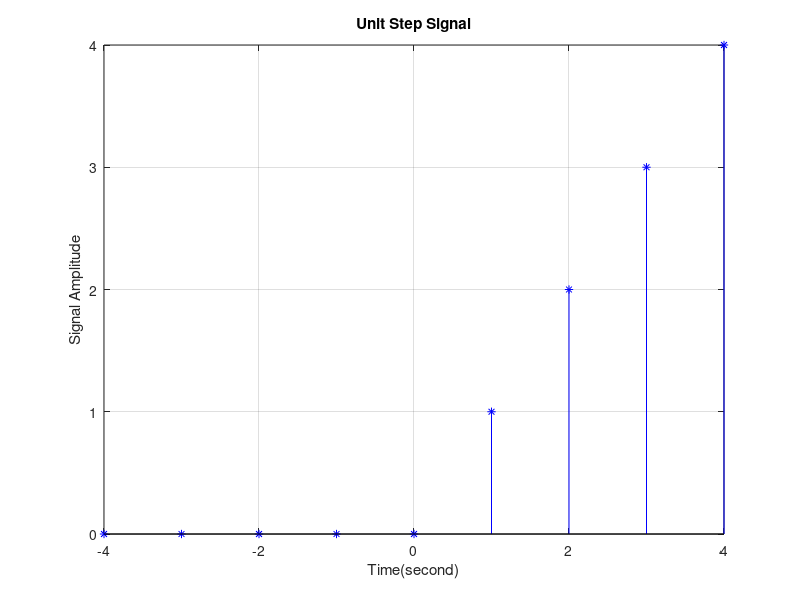
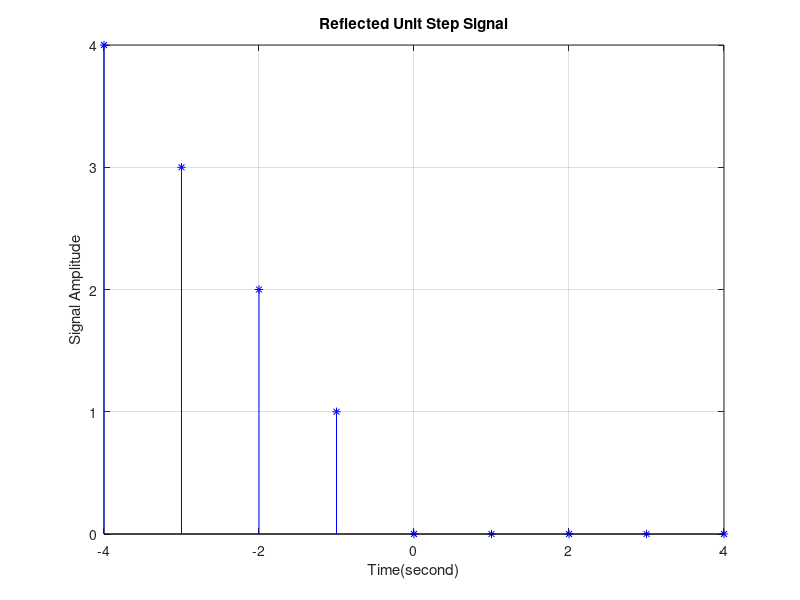
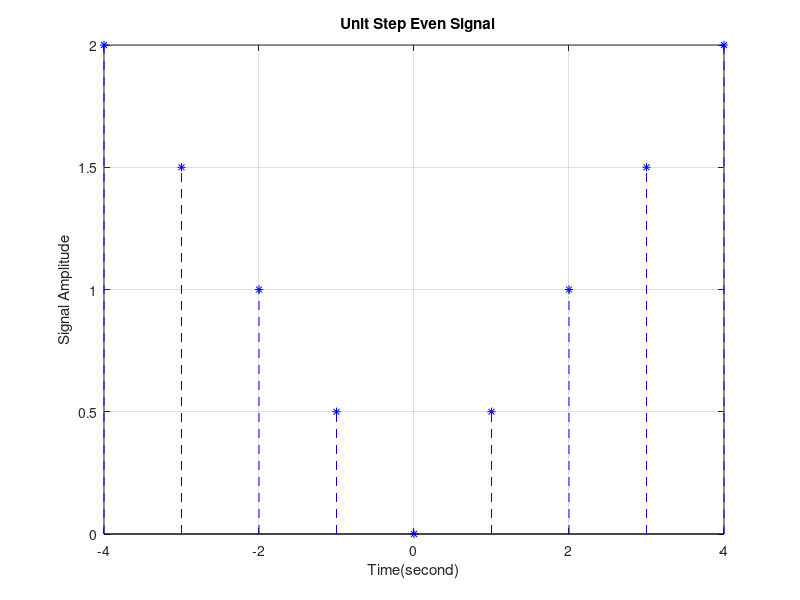
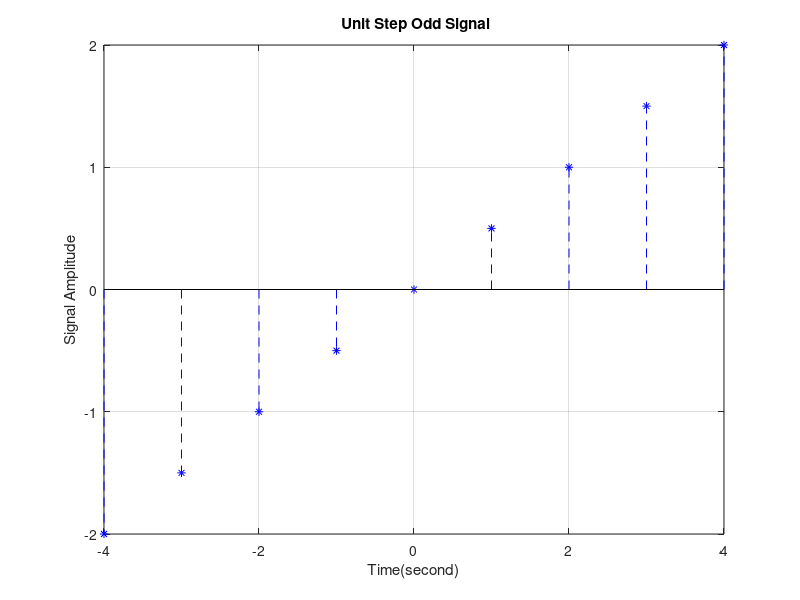

Write the MATLAB code that produced these figures, in order.
clc;    close all;  clear;

%Generate Unit Ramp Signlal

time_negative=-4;   time_positive=4;
n=time_negative:1:time_positive;
index_t=0;

for ii=n
    index_t=index_t+1;

    if ii==0 || ii>0
        u=ii;
    else
        u=0;
    end
    n(2,index_t)=u;
end

figure(1)
%plot(n(1,:),n(2,:),'b*');
stem(n(1,:),n(2,:),'b*');
xlabel('Time(second)');
ylabel('Signal Amplitude');
title('Unit Step Signal');
grid on

%Reflected Part

n_ref=time_negative:1:time_positive;
ind=0;
ind_ref=(time_positive*2)+1;

for ii=n_ref
    ind=ind+1;
    n_ref(2,ind)=n(2,ind_ref);
    ind_ref=ind_ref-1;
end

figure(2)
%plot(n_ref(1,:),n_ref(2,:),'b*');
stem(n_ref(1,:),n_ref(2,:),'b*');
xlabel('Time(second)');
ylabel('Signal Amplitude');
title('Reflected Unit Step Signal');
grid on

% Generating Even-Odd Signal

even_signal = (1/2)*(n(2,:) + n_ref(2,:));

odd_signal = (1/2)*(n(2,:) - n_ref(2,:));

% Plotting Odd Signal

figure(3)
%plot(n(1,:),even_signal(1,:),'b--*');
stem(n(1,:),even_signal(1,:),'b--*');
xlabel('Time(second)');
ylabel('Signal Amplitude');
title('  Unit Step Even Signal');
grid on

% Plotting Even Signal

figure(4)
%plot(n(1,:),odd_signal(1,:),'b--*');
stem(n(1,:),odd_signal(1,:),'b--*');
xlabel('Time(second)');
ylabel('Signal Amplitude');
title(' Unit Step Odd Signal');
grid on

%Summation of the Even and Odd Signal

even_odd=even_signal+odd_signal;

figure(5)
%plot(n(1,:),even_odd(1,:),'b--*');
stem(n(1,:),even_odd(1,:),'b--*');
xlabel('Time(second)');
ylabel('Signal Amplitude');
title(' Summation of Even and Odd Signal');
grid on

% M.S.Ahmed


